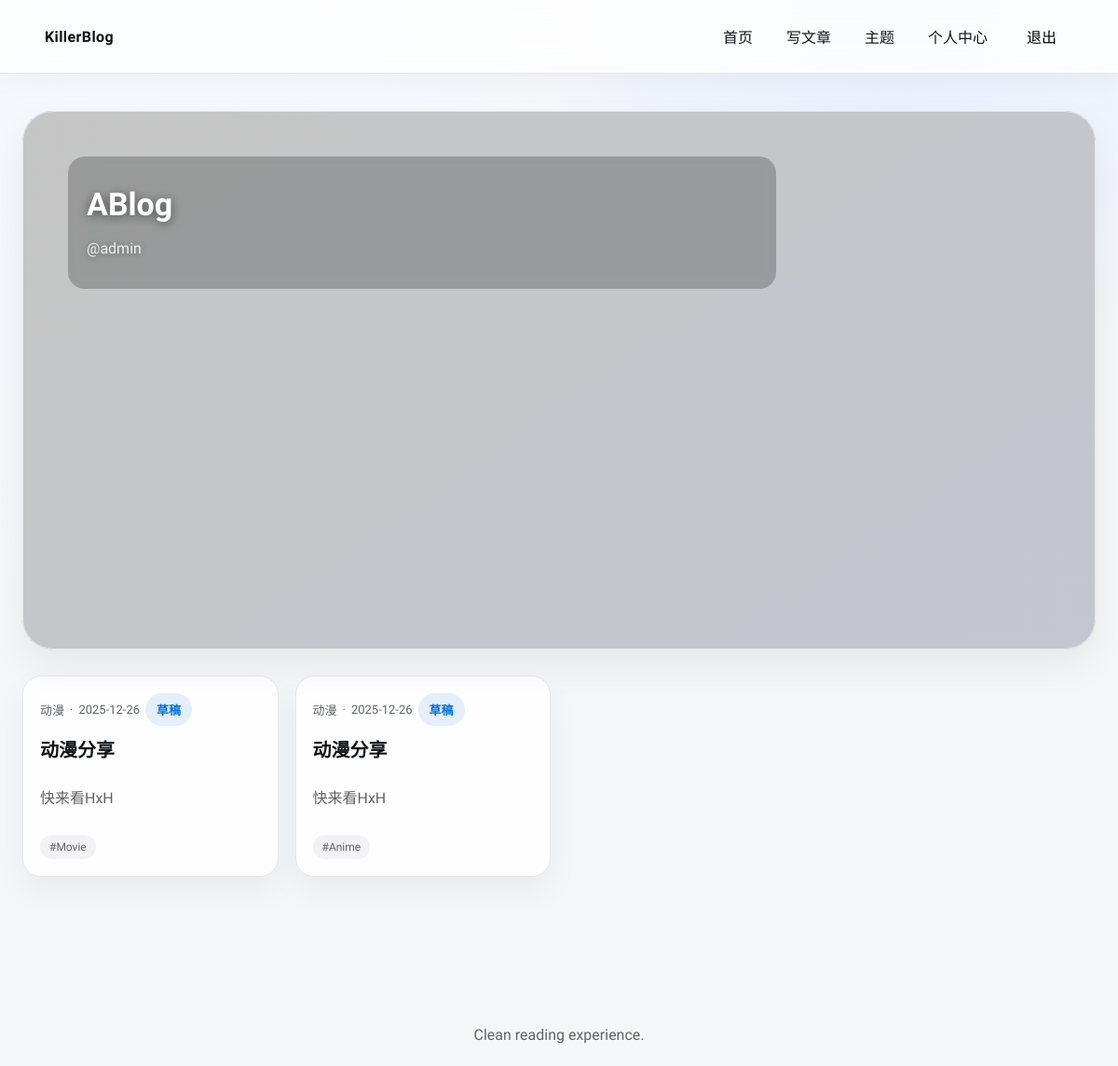
The app's page /u/admin/ (signed in) with its own data.
### blog/models.py (models this page shows, shortened)
class BlogSetting(models.Model):
    THEME_CHOICES = (
        ('light', '简洁亮色'),
        ('dark', '经典暗色'),
    )
    owner = models.OneToOneField(settings.AUTH_USER_MODEL, on_delete=models.CASCADE, related_name='blog_setting')
    title = models.CharField('博客标题', max_length=120, default='ABlog')
    subtitle = models.CharField('博客副标题', max_length=180, blank=True)
    description = models.TextField('描述', blank=True)
    hero_image = models.ImageField('背景图', upload_to='settings/', blank=True, null=True)
    theme = models.CharField('主题', max_length=20, choices=THEME_CHOICES, default='light')
    updated_at = models.DateTimeField('更新时间', auto_now=True)
    class Meta:
        verbose_name = '博客设置'
        verbose_name_plural = '博客设置'

class Post(models.Model):
    DRAFT = 'draft'
    PUBLISHED = 'published'
    STATUS_CHOICES = [
        (DRAFT, '草稿'),
        (PUBLISHED, '已发布'),
    ]
    author = models.ForeignKey(settings.AUTH_USER_MODEL, on_delete=models.CASCADE, related_name='posts')
    title = models.CharField('标题', max_length=200)
    slug = models.SlugField('标识', max_length=220, unique=True)
    excerpt = models.CharField('摘要', max_length=220, blank=True)
    content = models.TextField('内容')
    cover_image = models.ImageField('封面图', upload_to='posts/covers/', blank=True, null=True)
    category = models.ForeignKey(Category, on_delete=models.SET_NULL, null=True, related_name='posts')
    tags = models.ManyToManyField(Tag, related_name='posts', blank=True)
    status = models.CharField('状态', max_length=10, choices=STATUS_CHOICES, default=DRAFT)
    allow_comment = models.BooleanField('允许评论', default=True)
    views = models.PositiveIntegerField('浏览数', default=0)
    created_at = models.DateTimeField('创建时间', auto_now_add=True)
    updated_at = models.DateTimeField('更新时间', auto_now=True)
    class Meta:
        ordering = ['-created_at']
        verbose_name = '文章'
        verbose_name_plural = '文章'

class Category(models.Model):
    name = models.CharField('分类', max_length=50, unique=True)
    slug = models.SlugField('标识', max_length=60, unique=True)
    class Meta:
        verbose_name = '分类'
        verbose_name_plural = '分类'

class Tag(models.Model):
    name = models.CharField('标签', max_length=50, unique=True)
    slug = models.SlugField('标识', max_length=60, unique=True)
    class Meta:
        verbose_name = '标签'
        verbose_name_plural = '标签'

### accounts/models.py (models this page shows, shortened)
class User(AbstractUser):
    email = models.EmailField('邮箱', unique=True)
    avatar = models.ImageField('头像', upload_to='avatars/', blank=True, null=True)
    bio = models.TextField('简介', blank=True)
    REQUIRED_FIELDS = ['email']
    class Meta:
        verbose_name = '用户'
        verbose_name_plural = '用户'

### blog/views.py (the view)
# urls.py: path('u/<str:username>/', UserBlogView.as_view(), name='user-blog'),
class UserBlogView(ListView):
    model = Post
    template_name = "blog/user_blog.html"
    paginate_by = 10
    def dispatch(self, request, *args, **kwargs):
        User = get_user_model()
        self.blog_owner = get_object_or_404(User, username=kwargs["username"])
        return super().dispatch(request, *args, **kwargs)
    def get_queryset(self):
        qs = (
            Post.objects.filter(author=self.blog_owner)
            .select_related("author", "category")
            .prefetch_related("tags")
        )
        if self.request.user != self.blog_owner:
            qs = qs.filter(status=Post.PUBLISHED)
        return qs.order_by("-created_at")
    def get_context_data(self, **kwargs):
        context = super().get_context_data(**kwargs)
        context["blog_owner"] = self.blog_owner
        context["blog_setting"] = BlogSetting.objects.filter(owner=self.blog_owner).first()
        return context

### templates/blog/user_blog.html (shortened to what this page needs)
{% extends "base.html" %}
{% block content %}
<section class="hero hero--bg"
>
  <div class="hero__copy">
    <h1>
      {% if blog_setting %}{{ blog_setting.title }}{% else %}{{ blog_owner.username }} 的博客{% endif %}
    </h1>
    <p class="muted">@{{ blog_owner.username }}</p>
  </div>
</section>
<section class="card-grid card-grid--flow">
  {% for post in object_list %}
    <article class="card card--elevated">
      <div class="card__body">
        <div class="card__meta">
          {% if post.category %}<span>{{ post.category.name }}</span><span>·</span>{% endif %}
          <span>{{ post.created_at|date:"Y-m-d" }}</span>
          {% if post.status != 'published' %}<span class="pill pill--soft">草稿</span>{% endif %}
        </div>
        <a href="{% url 'blog:post-detail' slug=post.slug %}" class="card__title">
          {{ post.title }}
        </a>
        <p class="card__excerpt">{{ post.excerpt|default:post.content|truncatechars:140 }}</p>
        <div class="chip-row">
          {% for tag in post.tags.all %}<span class="chip">#{{ tag.name }}</span>{% endfor %}
        </div>
      </div>
    </article>
  {% empty %}
    <p class="muted">这个博客还没有文章。</p>
  {% endfor %}
</section>
{% endblock %}

### static/css/main.css (style rules this page uses)
:root { --bg: #f5f6f8; --text: #0f1419; --muted: #5f6368; --card: rgba(255, 255, 255, 0.9); --border: #e6e7eb; --accent: #0071e3; --accent-soft: #e9f1ff; --danger: #d70015; --shadow: 0 18px 40px rgba(0, 0, 0, 0.06); font-family: 'SF Pro Display', 'Helvetica Neue', Arial, sans-serif; }
body.page { margin: 0; background: radial-gradient(circle at 20% 20%, #f5f8ff, #f6f7fb 24%, transparent 35%), radial-gradient(circle at 80% 0%, #e6f0ff, #f5f6f8 30%, transparent 45%), var(--bg); color: var(--text); min-height: 100vh; }
a { color: inherit; text-decoration: none; }
.hero { padding: 48px; background: linear-gradient(145deg, rgba(255, 255, 255, 0.9), rgba(241, 245, 255, 0.95)); border-radius: 32px; margin-bottom: 28px; border: 1px solid var(--border); box-shadow: var(--shadow); }
.hero h1 { margin: 12px 0; font-size: 34px; line-height: 1.25; }
.pill { display: inline-flex; align-items: center; gap: 6px; padding: 8px 12px; border-radius: 999px; background: #f2f4f7; color: var(--muted); font-weight: 600; }
.pill--soft { background: rgba(0, 113, 227, 0.1); color: var(--accent); }
.card-grid { display: grid; gap: 18px; grid-template-columns: repeat(auto-fill, minmax(260px, 1fr)); margin: 12px 0 24px; }
.card-grid--flow { margin-top: 12px; }
.card { padding: 0; border-radius: 20px; background: var(--card); border: 1px solid var(--border); box-shadow: 0 15px 35px rgba(0,0,0,0.05); display: flex; flex-direction: column; overflow: hidden; }
.card--elevated { transition: transform .2s ease, box-shadow .2s ease; }
.card__body { padding: 18px; display: flex; flex-direction: column; gap: 10px; }
.card__meta { color: var(--muted); font-size: 13px; display: flex; gap: 6px; align-items: center; }
.card__title { font-size: 20px; font-weight: 600; }
.card__excerpt { color: var(--muted); line-height: 1.6; }
.chip-row { display: flex; flex-wrap: wrap; gap: 6px; }
.chip { background: #f0f2f5; border-radius: 999px; padding: 6px 10px; font-size: 12px; color: var(--muted); }
.muted { color: var(--muted); }
.hero.hero--bg { position: relative; color: #fff; background-size: cover; background-position: center; background-repeat: no-repeat; min-height: 60vh; background-color: #111; }
.hero.hero--bg::before { content: ""; position: absolute; inset: 0; background: rgba(0,0,0,0.15); border-radius: 32px; }
.hero.hero--bg .hero__copy { position: relative; z-index: 1; }
.hero.hero--bg h1 { color: #fff; text-shadow: 0 2px 12px rgba(0,0,0,0.55); }
.hero.hero--bg .lede, .hero.hero--bg .muted, .hero.hero--bg .eyebrow { color: rgba(255,255,255,0.88); text-shadow: 0 1px 10px rgba(0,0,0,0.45); }
.hero.hero--bg .hero__copy { max-width: 720px; padding: 18px 20px; border-radius: 18px; background: rgba(0,0,0,0.22); backdrop-filter: blur(6px); }

### records on screen
BlogSetting: title "ABlog"
User: username "admin"
Post: category.name "动漫", created_at "2025-12-26", status "草稿", title "动漫分享", excerpt "快来看HxH"
Tag: name "Movie"
Post: category.name "动漫", created_at "2025-12-26", status "草稿", title "动漫分享", excerpt "快来看HxH"
Tag: name "Anime"
